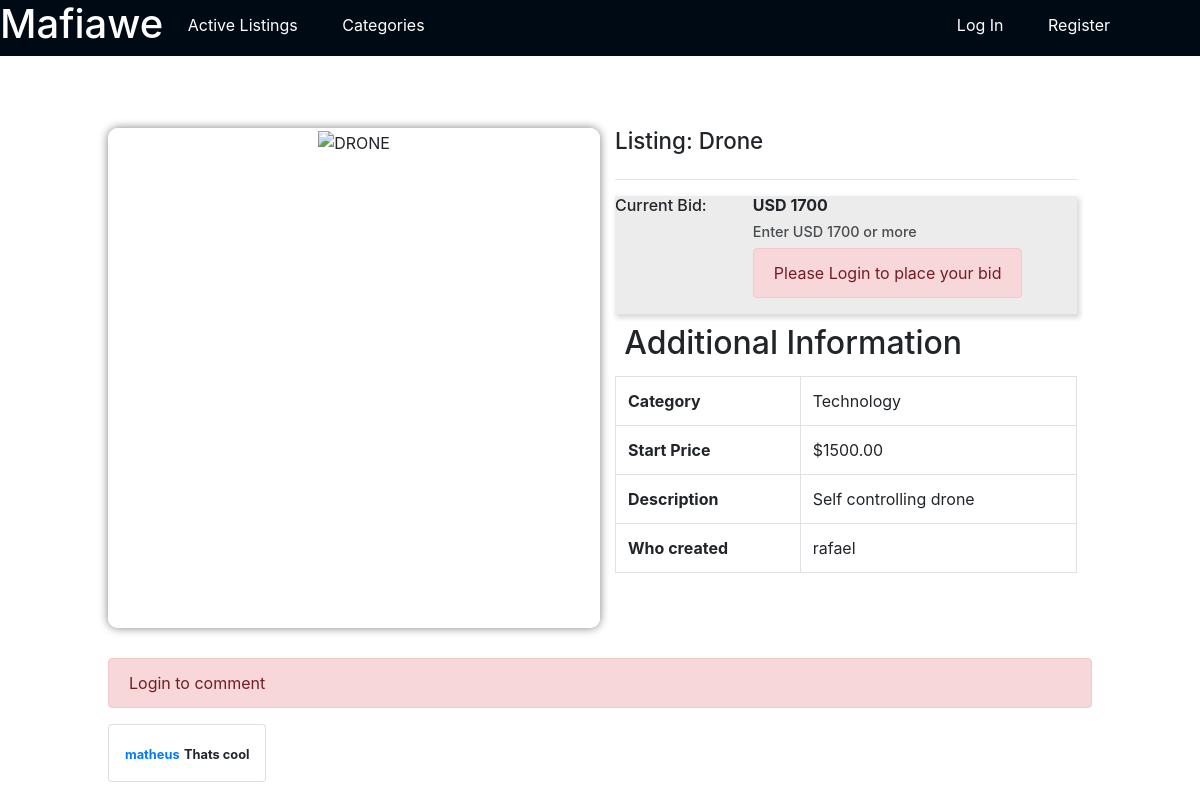
The app's page /listing/6 with its own data.
### auctions/models.py (models this page shows, shortened)
class Listings(models.Model):
    user = models.ForeignKey(
        User, on_delete=models.CASCADE, related_name="listings")
    title = models.CharField(max_length=20)
    description = models.TextField()
    url = models.TextField()
    category = models.CharField(max_length=20)
    starting_bid = models.CharField(max_length=20)

class Bids(models.Model):
    user = models.ForeignKey(
        User, on_delete=models.CASCADE, related_name="bids")
    bid = models.CharField(max_length=10)
    listing = models.ForeignKey(
        Listings, on_delete=models.CASCADE, related_name="listings")

class User(AbstractUser):
    def __str__(self) -> str:
        return f"{self.username}"

class Comments(models.Model):
    username = models.ForeignKey(
        User, on_delete=models.CASCADE, related_name="comments")
    comment = models.TextField()
    listing = models.ForeignKey(
        Listings, on_delete=models.CASCADE, related_name="comments")

### auctions/views.py (the view, shortened to what this page needs)
# urls.py: path("listing/<int:id>", views.listing, name="listing"),
def listing(request, id):
    item = Listings.objects.get(id=id)
    user = request.user
    user = None if not user.is_authenticated else user
    message = False
    watch_list_user = Watch.objects.filter(user=user, listing=item)
    bids = Bids.objects.filter(listing=item)
    last_bid = bids.last()
    bids = Bids.objects.filter(listing=item)
    last_bid = bids.last()
    lenght_bids = len(bids)
    comments = Comments.objects.filter(listing=item)
    if len(watch_list_user) == 1:
        on_watch_list = True
    else:
        on_watch_list = False
    return render(request, "auctions/listing.html", {
        "item": item,
        "bids": bids,
        "last_bid": last_bid,
        "comments": comments,
        "user": user,
        "on_watch_list": on_watch_list,
        "message": message,
        "lenght_bids": lenght_bids,
    })

### auctions/templates/auctions/listing.html (shortened to what this page needs)
{% extends "auctions/layout.html" %}
{% load static %}
{% block body %}
    <div class="listing">
        <div class = "container">
            <div class="row">
            <div class="col-md-6 left">
                <figure>
                    <img src="{{ item.url}} " alt=" {{ item.title }} ">
                </figure>
            </div>
            <div class="col-md-6 right">
                <h1>Listing: {{ item.title }}</h1>
                <hr>
                <div class="bid">
                    <h2>Current Bid:</h2>
                        <div class="right">
                        {% if lenght_bids == 0 %}
                        <h2>USD {{ item.starting_bid }}</h2>
                        <h3>Enter USD {{ item.starting_bid }} or more</h3>
                        {% else %}
                        <h2>USD {{ last_bid.bid }}</h2>
                        <h3>Enter USD {{last_bid.bid}} or more</h3>
                        {% endif %}
                        {% if user.is_authenticated %}
                        <form action="{% url 'listing' item.id %}" method="post">
                            {% csrf_token %}
                            <div class="input-group mb-3">
                                <div class="input-group-prepend">
                                <span class="input-group-text" id="basic-addon1">$</span>
                                </div>
                                <input type="text" class="form-control" name="bid" aria-label="Username" aria-describedby="basic-addon1" id="basic-url" placeholder="Place your bid">
                            </div>
                        </form>
                        {% else %}
                        <div class="alert alert-danger" role="alert">
                            Please Login to place your bid
                        </div>
                        {% endif %}
                </div>
            </div>
            <h1 style="font-size: 200%; margin: 2%;">Additional Information</h2>
            <table class="table table-bordered">
                <tbody>
                  <tr>
                    <th scope="row">Category</th>
                    <td>{{item.category}}</td>
                  </tr>
                  <tr>
                    <th scope="row">Start Price</th>
                    <td>${{item.starting_bid}}</td>
                  </tr>
                  <tr>
                    <th scope="row">Description</th>
                    <td>{{item.description}}</td>
                  </tr>
                  <tr>
                      <th scope="row">Who created</th>
                      <td>{{item.user.username}}</td>
                  </tr>
                </tbody>
              </table>
        </div>
        <div class="comments">
        {% if user.is_authenticated %}
        <form action="{% url 'listing' item.id %}" method="post">
            {% csrf_token %}
            <div class="form-group" style="margin-bottom: 0;">
                <label for="exampleFormControlTextarea1"></label>
                <textarea class="form-control" id="exampleFormControlTextarea1" name="comment"rows="3" placeholder="Add a comment" style="display: inline-block; width: 70%;"></textarea>
                <button type="submit" class="btn btn-primary" style="display: inline-block; text-align: right; margin-bottom: 40px;">Submit</button>
            </div>
        </form>
        {% else %}
        <div class="alert alert-danger" role="alert">
            Login to comment
        </div>
        {% endif %}
        {% for comment in comments %}
            <div class="row d-flex justify-content-left" id="comment">
                <div class="card p-3">
                    <div class="d-flex justify-content-between align-items-center">
                        <div class="user d-flex flex-row align-items-center"> <span><small class="font-weight-bold text-primary">{{comment.username.username}}</small> <small class="font-weight-bold">{{comment.comment}}</small></span> </div> <small></small>
                    </div>
                </div>
            </div>
        {% endfor %}
        </div>
    </div>
{% endblock %}

### auctions/static/auctions/style.css (style rules this page uses)
figure { margin: 2% 0; text-align: center; text-transform: uppercase; width: 23%; display: inline-block; border: 1px solid white; box-shadow: gray 0 0 10px; border-radius: 2%; }
figure img { width: 100%; height: 215px; }
.listing { margin: 0 9%; padding: 0; }
.left { padding: 0; margin: 0; }
.left figure { margin: 0; width: 100%; height: 500px; }
.left figure img { height: 100%; }
.right h1 { font-size: 140%; display: inline-block; }
.bid { background-color: #ececec; box-shadow: 2px 3px 5px 1px #dadada; }
.bid h2 { font-size: 100%; }
.bid > h2 { float: left; }
.bid .right { display: inline-block; margin-left: 10%; }
.bid .right h2 { font-weight: bold; }
.bid .right h3 { font-size: 90%; opacity: 80%; }
table { margin-top: 1%; }
.comments { margin-top: 3%; width: 100%; }
#comment { padding-left: 15px; margin-bottom: 8px; }

### records on screen
Listings: title "Drone", category "Technology", starting_bid "1500.00", description "Self controlling drone", user.username "rafael"
Bids: bid "1700"
Comments: username.username "matheus", comment "Thats cool"
